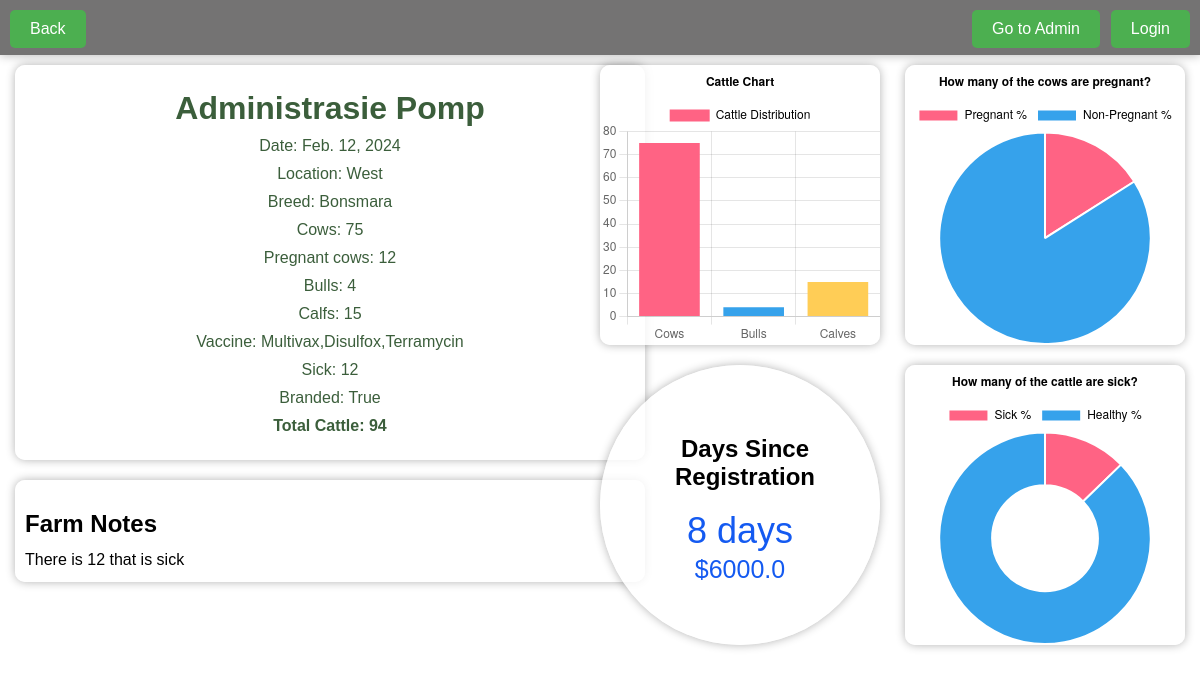
Page /farm_app/farm/16/ on the committed database.
### farm_app/models.py (models this page shows, shortened)
class Farm(models.Model):
    date = models.DateField(null=True)
    name = models.CharField(max_length=100)
    location = models.CharField(max_length=100)
    breed = models.CharField(max_length=100,choices=CATEGORY,null = True)
    cows_count = models.IntegerField(default=0)  # Number of cows
    bulls_count = models.IntegerField(default=0)  # Number of bulls
    calf_count = models.IntegerField(default=0)
    vaccine1 = models.CharField(max_length=100,choices=CATEGORY2,null = True)
    vaccine2 = models.CharField(max_length=100,choices=CATEGORY2,null = True)
    vaccine3 = models.CharField(max_length=100,choices=CATEGORY2,null = True)
    is_branded = models.BooleanField(default=False)
    pregnant_cows = models.IntegerField(default=0)
    sick = models.IntegerField(default=0)
    feed_cost = models.IntegerField(default=0)
    notes = models.CharField(max_length=100 , null=True)
    def total_feed_cost(self):
        days_registered = self.days_since_registration
        if days_registered is not None:
            feed_cost_per_day = self.feed_cost_per_day()
            total_cost = feed_cost_per_day * days_registered
            return total_cost
        else:
            return None
    @property
    def total_cattle(self):
        return self.cows_count + self.bulls_count + self.calf_count
    def feed_cost_per_day(self):
        feed_per_cow_per_day = 2 # Adjust this value according to your requirements
        total_feed_per_day = self.cows_count * feed_per_cow_per_day
        feed_cost_per_day = total_feed_per_day * self.feed_cost / 50
        return feed_cost_per_day
    @property
    def days_since_registration(self):
        if self.date:
            difference = datetime.now().date() - self.date
            return difference.days
        else:
            return None

### farm_app/views.py (the view)
# urls.py: path('farm/<int:farm_id>/', views.farm_detail, name='farm_detail'),
def farm_detail(request, farm_id):
    farm = get_object_or_404(Farm, pk=farm_id)
    return render(request, 'farm_app/farm_detail.html', {'farm': farm})

### farm_app/templates/farm_app/farm_detail.html (shortened to what this page needs)
<!DOCTYPE html>
<html lang="en">
<head>
</head>
<body>
    <div class="btn_container">
        <a href="/admin/" class="button">Go to Admin</a>
        <a href="{% url 'user_auth:login' %}" class="button login-button">Login</a>
        <a href="/farm_app/" class="button back-button">Back</a>
    </div>
    <div class="container">
        <h1>{{ farm.name }}</h1>
        <p>Date: {{ farm.date }}</p>
        <p>Location: {{ farm.location }}</p>
        <p>Breed: {{ farm.breed }}</p>
        <p>Cows: {{ farm.cows_count }}</p>
        <p>Pregnant cows: {{ farm.pregnant_cows }}</p>
        <p>Bulls: {{ farm.bulls_count }}</p>
        <p>Calfs: {{ farm.calf_count }}</p>
        <p>Vaccine: {{ farm.vaccine1}},{{farm.vaccine2}},{{farm.vaccine3}} </p>
        <p>Sick: {{ farm.sick }}</p>
        <p>Branded: {{ farm.is_branded }}</p>
        <p><b>Total Cattle: {{ farm.total_cattle }}</b></p>
    </div>
    <div id="notes-container">
        <h2 id="notes-title">Farm Notes</h2>
        <div id="notes">{{ farm.notes }}</div>
    </div>
    <div id="pieChartContainer">
        <canvas id="pieChart" width="500" height="500"></canvas>
        <script>// Get data from Django template
            const cowsCount = {{ farm.cows_count }};
            const bullsCount = {{ farm.bulls_count }};
            const calvesCount = {{ farm.calf_count }};
            const totalCattle = cowsCount + bullsCount + calvesCount;
            // Calculate the percentage of pregnant and non-pregnant cows
            const pregCount = ({{ farm.pregnant_cows }} / cowsCount) * 100;
            const nonPregCount = 100 - pregCount;
            // Calculate the percentage sick and non-sick cattle
            const sickCount = ({{ farm.sick }} / totalCattle) * 100;
            const nonSickCount = 100 - sickCount;
            // Create the pie chart for cattle distribution
            const ctx = document.getElementById('pieChart').getContext('2d');
            const pieChart = new Chart(ctx, {
                type: 'bar',
                data: {
                    labels: ['Cows', 'Bulls', 'Calves'],
                    datasets: [{
                        label: 'Cattle Distribution',
                        data: [cowsCount, bullsCount, calvesCount],
                        backgroundColor: [
                            'rgb(255, 99, 132)',
                            'rgb(54, 162, 235)',
                            'rgb(255, 205, 86)'
                        ],
                        hoverOffset: 4
                    }]
                },
                options: {
                    responsive: true,
                    plugins: {
                        legend: {
                            labels: {
                                color: 'black'
                            }
                        },
                        title: {
                            display: true,
                            text: 'Cattle Chart', // Title text
                            color: 'black',
                            fontSize: 16,
                            position: 'top' // Position the title on top
                        }
                    }
                }
            });
        </script>
    </div>
    <div id="pieChartContainer2">
        <canvas id="pieChart2" width="500" height="500"></canvas>
        <script>
            // Create the pie chart for pregnant cows
            // Create the pie chart for pregnant cows
            const ctx2 = document.getElementById('pieChart2').getContext('2d');
            const pieChart2 = new Chart(ctx2, {
                type: 'pie',
                data: {
                    labels: ['Pregnant %', 'Non-Pregnant %'],
                    datasets: [{
                        label: 'Cattle Distribution',
                        data: [pregCount, nonPregCount],
                        backgroundColor: [
                            'rgb(255, 99, 132)',
                            'rgb(54, 162, 235)'
                        ],
                        hoverOffset: 4
                    }]
                },
                options: {
                    responsive: true,
                    plugins: {
                        legend: {
                            labels: {
                                color: 'black'
                            }
                        },
                        title: {
                            display: true,
                            text: 'How many of the cows are pregnant?', // Title text
                            color: 'black',
                        }
                    }
                }
            });
        </script>
    </div>
    <div id="pieChartContainer3">
        <canvas id="pieChart3" width="500" height="500"></canvas>
        <script>
            // Create the pie chart for pregnant cows
            // Create the pie chart for pregnant cows
            const ctx3 = document.getElementById('pieChart3').getContext('2d');
            const pieChart3 = new Chart(ctx3, {
                type: 'doughnut',
                data: {
                    labels: ['Sick %', 'Healthy %'],
                    datasets: [{
                        label: 'Cattle Distribution',
                        data: [sickCount, nonSickCount],
                        backgroundColor: [
                            'rgb(255, 99, 132)',
                            'rgb(54, 162, 235)'
                        ],
                        hoverOffset: 4
                    }]
                },
                options: {
                    responsive: true,
                    plugins: {
                        legend: {
                            labels: {
                                color: 'black'
                            }
                        },
                        title: {
                            display: true,
                            text: 'How many of the cattle are sick?', // Title text
                            color: 'black',
                        }
                    }
                }
            });
        </script>
    </div>
    <div id="clock-container">
        <h2 id="title">Days Since Registration </h2>
        <div id="clock"></div>
        <div id="cost">${{ farm.total_feed_cost }}</div>
    </div>
</body>
</html>

### farm_app/templates/farm_app/farm_detail.html (style rules this page uses)
body { font-family: Arial, sans-serif; background-image: url('https://images.unsplash.com/photo-1500382017468-9049fed747ef?q=80&w=1000&auto=format&fit=crop&ixlib=rb-4.0.3&ixid=M3wxMjA3fDB8MHxzZWFyY2h8Nnx8ZmFybXxlbnwwfHwwfHx8MA%3D%3D'); background-size: cover; background-repeat: no-repeat; margin: 0; padding: 0; }
.container { max-width: 600px; margin: 0 auto; padding: 15px; background-color: rgba(255, 255, 255, 0.8); border-radius: 10px; box-shadow: 0 0 10px rgba(0, 0, 0, 0.3); margin-top: 10px; margin-left: 15px; position: relative; }
h1, p { color: #3b5e3b; text-align: center; margin: 10px 0; }
#pieChartContainer { display: flex; background-color: rgba(255, 255, 255, 0.8); border-radius: 10px; box-shadow: 0 0 10px rgba(0, 0, 0, 0.3); margin-top: 15px; position: absolute; right: 320px; top: 50px; }
#pieChartContainer2 { display: flex; background-color: rgba(255, 255, 255, 0.8); border-radius: 10px; box-shadow: 0 0 10px rgba(0, 0, 0, 0.3); margin-top: 15px; position: absolute; right: 15px; top: 50px; }
#pieChartContainer3 { display: flex; background-color: rgba(255, 255, 255, 0.8); border-radius: 10px; box-shadow: 0 0 10px rgba(0, 0, 0, 0.3); margin-top: 15px; position: absolute; right: 15px; top: 350px; }
.btn_container { display: flex; position: relative; background-color: rgba(82, 80, 80, 0.8); box-shadow: 0 0 10px rgba(0, 0, 0, 0.3); margin: 0 auto; height: 55px; }
#pieChart { max-width: 500px; max-height: 280px; }
#pieChart2 { max-width: 450px; max-height: 280px; }
#pieChart3 { max-width: 450px; max-height: 280px; }
a { text-decoration: none; color: #3b5e3b; }
.button { display: inline-block; padding: 10px 20px; background-color: #4CAF50; color: white; text-decoration: none; border-radius: 5px; transition: background-color 0.3s; position: absolute; top: 10px; right: 100px; }
.login-button { position: absolute; top: 10px; right: 10px; }
.back-button { top: 10px; right: auto; padding: 10px 20px; transition: background-color 0.3s; position: absolute; margin-left: 10px; }
#clock { font-family: Arial, sans-serif; font-size: 36px; text-align: center; margin-top: 5px; right: 30px; width: 200px; padding: 10px; position: absolute; top: 130px; color: rgb(20, 90, 241); }
#cost { font-family: Arial, sans-serif; font-size: 25px; text-align: center; margin-top: 50px; right: 30px; width: 200px; padding: 10px; position: absolute; top: 130px; color: rgb(20, 90, 241); }
#clock-container { background-color: rgba(255, 255, 255, 0.8); box-shadow: 0 0 10px rgba(0, 0, 0, 0.3); font-family: Arial, sans-serif; text-align: center; top: 365px; position: absolute; right: 320px; width: 260px; height: 260px; padding: 10px; border-radius: 50%; }
#title { font-family: Arial, sans-serif; font-size: 24px; top: 50px; margin-bottom: 10px; position: absolute; }
#notes-container { position: fixed; top: 480px; width: 610px; left: 15px; background-color: rgba(255, 255, 255, 0.8); border-radius: 10px; padding: 10px; box-shadow: 0 0 10px rgba(0, 0, 0, 0.3); }
#notes-title { margin-bottom: 10px; }
#notes { font-size: 16px; line-height: 1.5; }

### rows in the picture
Farm: name "Administrasie Pomp", date "Feb. 12, 2024", location "West", breed "Bonsmara", cows_count "75", pregnant_cows "12", bulls_count "4", calf_count "15", vaccine1 "Multivax", vaccine2 "Disulfox", vaccine3 "Terramycin", sick "12", is_branded "True", total_cattle "94", notes "There is 12 that is sick", total_feed_cost "6000.0"

### other values in the picture
chart data {{ farm.cows_count }} 75
chart data {{ farm.bulls_count }} 4
chart data {{ farm.calf_count }} 15
chart data {{ farm.pregnant_cows }} 12
